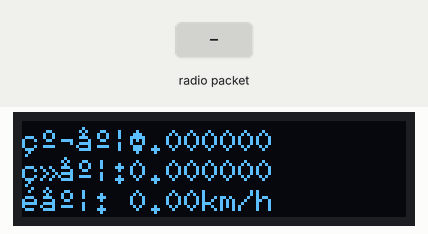
Recording of a sketch running on a simulated Arduino Uno, built with avr-gcc and run on an emulated ATmega328P. On the bench: 128×32 one-colour display. The inputs (shaded band) are chosen by the test bench.

Above: at 2.3 s.
2.4 s: radio packet "5" arrives
At 3.3 s:
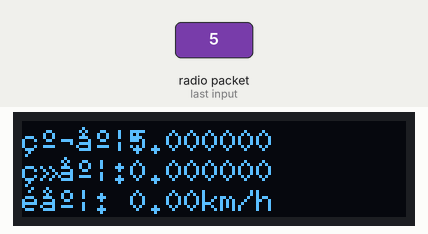
4.1 s: radio packet "90" arrives
At 5.6 s:
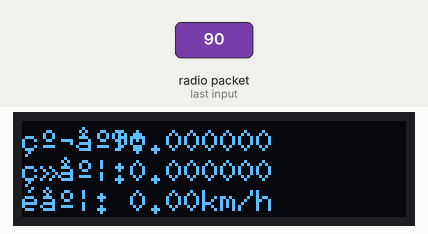
5.9 s: radio packet "200" arrives
At 7.7 s:
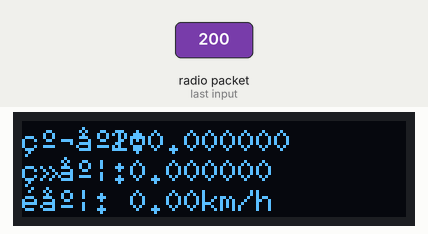
Timing chart, 0 to 9.2 s (numbered marks = the images above; inputs shaded):
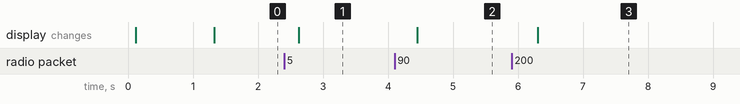

The sketch:

arduinoUNO_version2_zym.ino
```cpp
//测速+接收GPS数据并显示 可以考虑拿GPS的测速和霍尔测速的两个结果比对后产出精度更高的速度

#include <SPI.h>
#include <nRF24L01.h>
#include <RF24.h>
#include <U8glib.h>
#include <Wire.h>

//测速模块的参数
#define HALL_SENSOR_PIN A0  // 霍尔传感器连接到模拟引脚A0
#define WHEEL_DIAMETER 0.66 // 车轮直径（米），根据实际车轮尺寸修改
#define WHEEL_CIRCUMFERENCE (WHEEL_DIAMETER * PI) // 车轮周长（米）
#define HALL_THRESHOLD 600  // 霍尔传感器触发阈值（0-1023）
unsigned long lastTriggerTime = 0;  // 上次触发时间（毫秒）
unsigned long pulseInterval = 0;    // 脉冲间隔时间（毫秒）
float currentSpeed = 0.0;           // 当前速度（km/h）
float totalDistance = 0.0;          // 总里程（米）
int pulseCount = 0;                 // 脉冲计数

//通信模块的引脚和参数
RF24 radio(9, 10);
const byte address[6] = "00001";
static float latitude =0.0;
static float longitude =0.0;

//显示模块的对象
U8GLIB_SSD1306_128X32 u8g(U8G_I2C_OPT_NONE);

//所有的函数
void setupOLED();
void Read_GPS();
void Read_Speed();
void Print_GPS_Speed(float latitude,float longitude,float currentSpeed,float totalDistance);

//主程序
void setup() {
  Serial.begin(9600);
  //通信模块设置
  radio.openReadingPipe(0, address);
  radio.setPALevel(RF24_PA_MIN);
  radio.startListening();
  /*   通信模块检查报错-初始化
  if (!radio.begin()) {
    Serial.println("nRF24L01硬件连接失败！");
    while (1);
  }
  */
  //测速模块设置
  pinMode(HALL_SENSOR_PIN, INPUT);
  lastTriggerTime = millis();
  //显示模块初始化
  setupOLED();
}

void loop() {
  Read_GPS();
  Read_Speed();
  Print_GPS_Speed(latitude,longitude,currentSpeed,totalDistance);
  delay(50);
}

//函数说明
void Read_GPS(){
  if (radio.available()) {
    char received[50];
    radio.read(received, sizeof(received));
    char* token = strtok(received, ",");
    latitude = atof(token);
    token = strtok(NULL, ",");
    longitude = atof(token);
  }
}

void ReadPrint_Speed(){
  static int lastSensorValue = 0;
  int sensorValue = analogRead(HALL_SENSOR_PIN);
  if (lastSensorValue < HALL_THRESHOLD && sensorValue >= HALL_THRESHOLD) {
    unsigned long currentTime = millis();
    pulseInterval = currentTime - lastTriggerTime;
    lastTriggerTime = currentTime;
    if (pulseInterval > 50) {
      pulseCount++;
      currentSpeed = (WHEEL_CIRCUMFERENCE / (pulseInterval / 1000.0)) * 3.6;
      totalDistance += WHEEL_CIRCUMFERENCE;
    }
  }
  lastSensorValue = sensorValue;
  if (millis() - lastTriggerTime > 2000 && currentSpeed > 0) {
    currentSpeed = 0;
  }
}

void Print_GPS_Speed(float latitude,float longitude,float currentSpeed,float totalDistance){
  u8g.firstPage();
  do {
    u8g.setFont(u8g_font_6x10);
    // 显示纬度和经度（纬度在前）
    u8g.drawStr(0, 10, "纬度:");
    char buffer[16];
    dtostrf(latitude, 9, 6, buffer);
    u8g.drawStr(30, 10, buffer);
    u8g.drawStr(0, 20, "经度:");
    dtostrf(longitude, 9, 6, buffer);
    u8g.drawStr(30, 20, buffer);
    // 显示速度和里程
    u8g.drawStr(0, 30, "速度:");
    dtostrf(currentSpeed, 5, 2, buffer);
    u8g.drawStr(30, 30, buffer);
    u8g.drawStr(60, 30, "km/h");
    u8g.drawStr(0, 40, "里程:");
    dtostrf(totalDistance, 5, 2, buffer);
    u8g.drawStr(30, 40, buffer);
    u8g.drawStr(60, 40, "km");
  } while (u8g.nextPage());
}

void setupOLED() {
  if (u8g.getMode() == U8G_MODE_R3G3B2) {
    u8g.setColorIndex(255);  // 白色
  } else if (u8g.getMode() == U8G_MODE_GRAY2BIT) {
    u8g.setColorIndex(3);    // 最高灰度级别
  } else if (u8g.getMode() == U8G_MODE_BW) {
    u8g.setColorIndex(1);    // 黑色背景上的白色
  }
  u8g.firstPage();
  do {
    u8g.setFont(u8g_font_6x10);
    u8g.drawStr(0, 10, "GPS & Speed Monitor");
    u8g.drawStr(0, 25, "Initializing...");
  } while (u8g.nextPage());
  delay(1000);
}
```

Measured:
- after the input at 2.4 s, the display: changes after 0.23 s (image 1)
- after the input at 4.1 s, the display: changes after 0.35 s (image 2)
- after the input at 5.9 s, the display: changes after 0.40 s (image 3)
